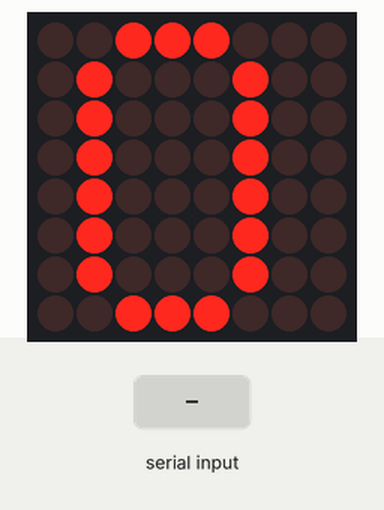
A sketch run on a simulated Arduino Uno, built with avr-gcc and run on an emulated ATmega328P. On the bench: 8×8 LED matrix. The test bench sets the inputs (shaded band).

Above: at 1.2 s.
1.3 s: "1" received over Serial
At 2.2 s:
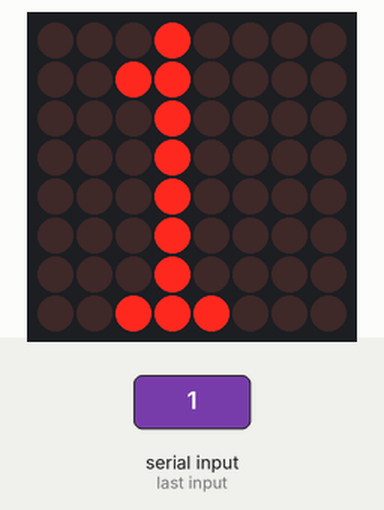
3.0 s: byte 97 ('a') received over Serial
At 3.5 s:
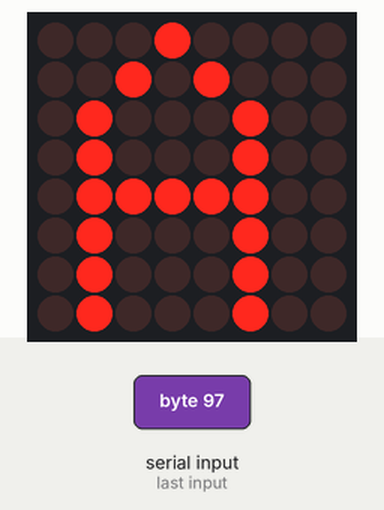
4.5 s: byte 98 ('b') received over Serial
At 5.7 s:
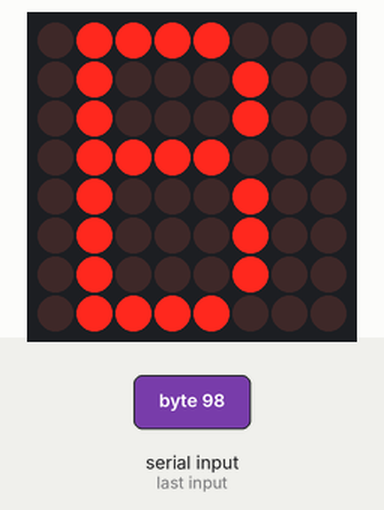
6.0 s: byte 99 ('c') received over Serial
At 7.2 s:
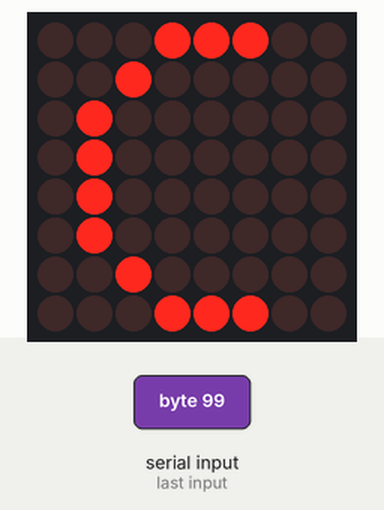
7.5 s: byte 100 ('d') received over Serial
At 8.5 s:
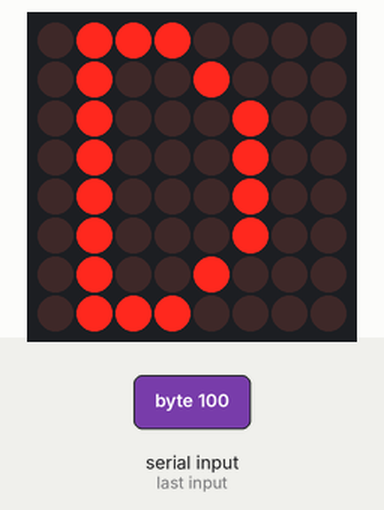
9.0 s: byte 101 ('e') received over Serial
At 9.8 s:
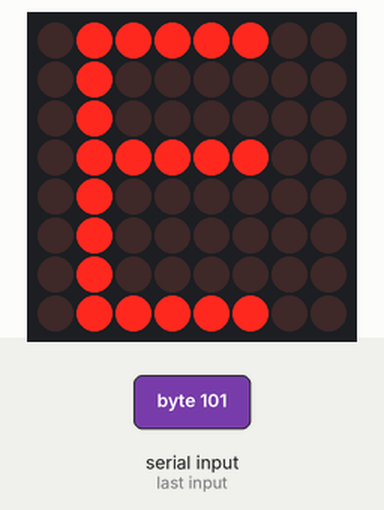
Timing chart, 0 to 11.5 s (numbered marks = the images above; inputs shaded):
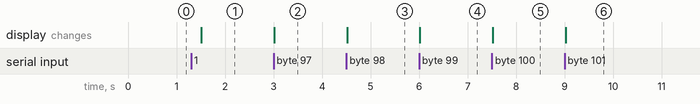

Measured:
- after the input at 1.3 s, the display: changes after 0.21 s (image 1)
- after the input at 3.0 s, the display: changes at once (image 2)
- after the input at 4.5 s, the display: changes at once (image 3)
- after the input at 6.0 s, the display: changes at once (image 4)
- after the input at 7.5 s, the display: changes at once (image 5)
- after the input at 9.0 s, the display: changes at once (image 6)

The sketch:

DHT11_Serial.ino
```cpp
#include <LedControl.h>                    // LedControl 헥사파일을 선언
LedControl Dote = LedControl(7, 6, 5, 1);  // 모듈핀 위치 설정 ( DIN , CLK , CS , 몇번째 모듈)
byte digits[17][8] =                       // 0~9까지의 숫자를 byte 타입 2차원 배열로 구성
{                                          // 10개의 숫자(digits) , 8 byte의 신호
  {                                        // 숫자 0
    B00111000,                             // 총 64개의 LED에 원하는 모양의 신호를 준다
    B01000100,
    B01000100,
    B01000100,
    B01000100,
    B01000100,
    B01000100,
    B00111000
  },

  {                                                  // 숫자 1
    B00010000,
    B00110000,
    B00010000,
    B00010000,
    B00010000,
    B00010000,
    B00010000,
    B00111000
  },

  {                                                  // 숫자 2
    B00111000,
    B01000100,
    B00000100,
    B00000100,
    B00001000,
    B00010000,
    B00100000,
    B01111100
  },

  {                                                  // 숫자 3
    B00111000,
    B01000100,
    B00000100,
    B00011000,
    B00000100,
    B00000100,
    B01000100,
    B00111000
  },

  {                                                   // 숫자 4
    B00000100,
    B00001100,
    B00010100,
    B00100100,
    B01000100,
    B01111100,
    B00000100,
    B00000100
  },

  {                                                  // 숫자 5
    B01111100,
    B01000000,
    B01000000,
    B01111000,
    B00000100,
    B00000100,
    B01000100,
    B00111000
  },

  {                                                  // 숫자 6
    B00111000,
    B01000100,
    B01000000,
    B01111000,
    B01000100,
    B01000100,
    B01000100,
    B00111000

  },

  {                                                  // 숫자 7
    B01111100,
    B00000100,
    B00000100,
    B00001000,
    B00010000,
    B00100000,
    B00100000,
    B00100000
  },

  {                                                  // 숫자 8
    B00111000,
    B01000100,
    B01000100,
    B00111000,
    B01000100,
    B01000100,
    B01000100,
    B00111000
  },

  {                                                  // 숫자 9
    B00111000,
    B01000100,
    B01000100,
    B01000100,
    B00111100,
    B00000100,
    B01000100,
    B00111000
  },

  {                                                  // A
    B00010000,
    B00101000,
    B01000100,
    B01000100,
    B01111100,
    B01000100,
    B01000100,
    B01000100
  },
  {                                                  // B
    B01111000,
    B01000100,
    B01000100,
    B01111000,
    B01000100,
    B01000100,
    B01000100,
    B01111000
  },
  {                                                  // C
    B00011100,
    B00100000,
    B01000000,
    B01000000,
    B01000000,
    B01000000,
    B00100000,
    B00011100
  },
  {                                                  // D
    B01110000,
    B01001000,
    B01000100,
    B01000100,
    B01000100,
    B01000100,
    B01001000,
    B01110000
  },
  {                                                  // E
    B01111100,
    B01000000,
    B01000000,
    B01111100,
    B01000000,
    B01000000,
    B01000000,
    B01111100
  },
  {                                                  // F
    B01111100,
    B01000000,
    B01000000,
    B01111100,
    B01000000,
    B01000000,
    B01000000,
    B01000000
  },
  {                                                  // 기호
    B00000000,
    B01000100,
    B10101010,
    B10010010,
    B10000010,
    B01000100,
    B00101000,
    B00010000
  }
};

int i, j;

void setup()
{
  Dote.shutdown(0, false);                       // 절전모드로 (첫번째 모듈, 절전모드를 하지 않는다) 설정
  Dote.setIntensity(0, 7);                       // 밝기를 조절 (첫번째 모듈, 1~15까지 원하는 밝기) 설정
  Dote.clearDisplay(0);                          // LED를 초기화 설정 (첫번째 모듈)
  Serial.begin(9600);
}

void loop()
{
  if (Serial.available())
    in();
  for (j = 0; j <8; j++) {
    Dote.setRow(0, j, digits[i][j]);
  }
  delay (500);
}

void in()
{
  unsigned char input = Serial.read();
    if (input == '0') i=0;
    else if (input =='1') i = 1;
    else if (input == '2') i=2;
    else if (input == '3') i=3;
    else if (input == '4') i=4;
    else if (input == '5') i=5;
    else if (input == '6') i=6;
    else if (input == '7') i=7;
    else if (input == '8') i=8;
    else if (input == '9') i=9;
    else if (input == 'a') i=10;
    else if (input == 'b') i=11;
    else if (input == 'c') i=12;
    else if (input == 'd') i=13;
    else if (input == 'e') i=14;
    else if (input == 'f') i=15;
    else if (input == 'p') i=16;

}
```
